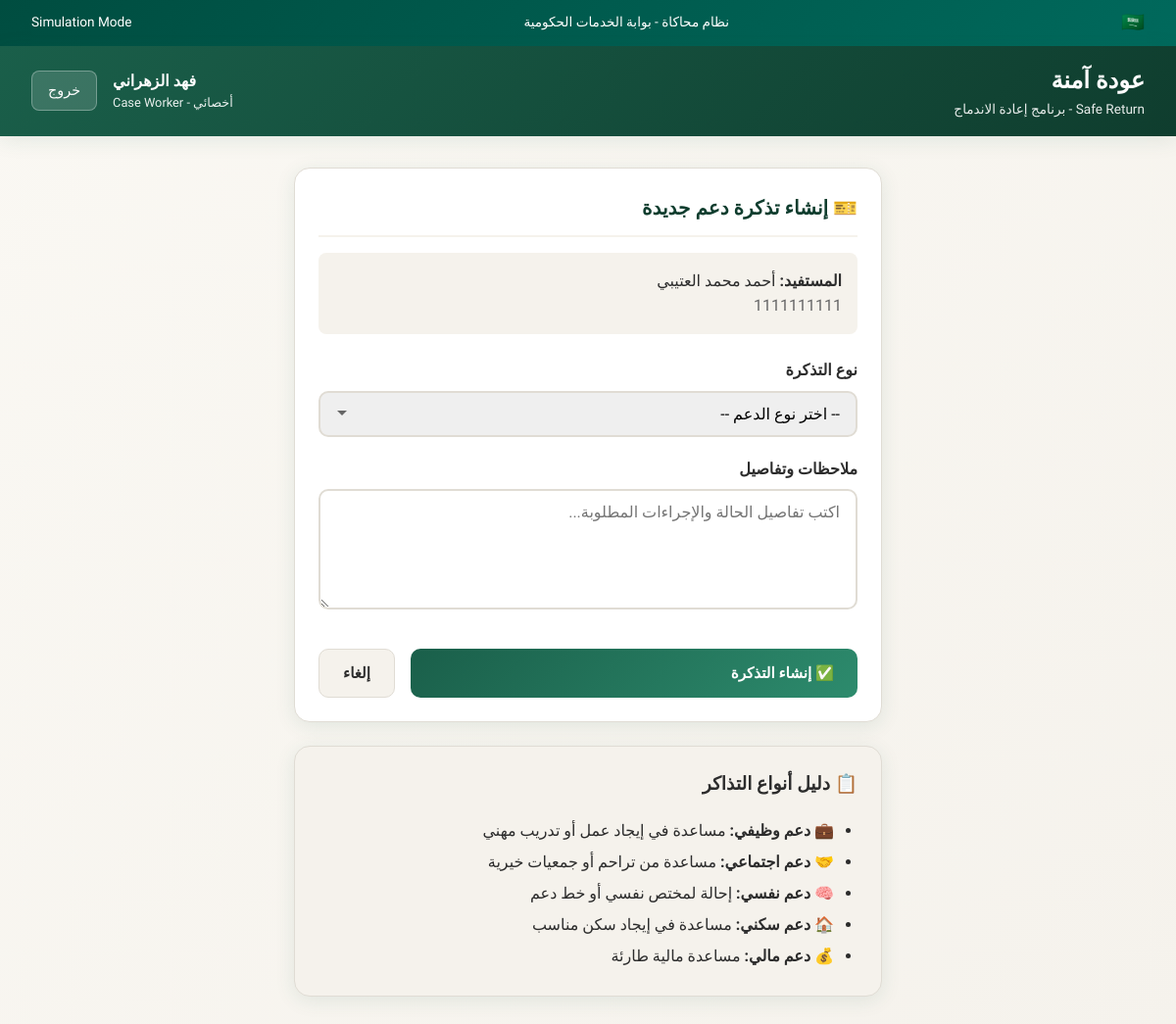
Screenshot of /caseworker/profile/1/ticket/ (signed in) with the database file from the repository.
### core/models.py (models this page shows, shortened)
class User(models.Model):
    ROLE_CHOICES = [
        ('beneficiary', 'مستفيد - Beneficiary'),      # Released person
        ('case_worker', 'أخصائي - Case Worker'),      # Social worker
        ('admin', 'مدير - Admin'),                     # System admin
    ]
    national_id = models.CharField(
        max_length=10,
        unique=True,
        verbose_name='رقم الهوية الوطنية'
    )
    full_name = models.CharField(
        max_length=200,
        verbose_name='الاسم الكامل'
    )
    role = models.CharField(
        max_length=20,
        choices=ROLE_CHOICES,
        default='beneficiary',
        verbose_name='الدور'
    )
    phone = models.CharField(
        max_length=15,
        blank=True,
        verbose_name='رقم الجوال'
    )
    created_at = models.DateTimeField(auto_now_add=True)
    class Meta:
        verbose_name = 'مستخدم'
        verbose_name_plural = 'المستخدمون'

class ReleaseProfile(models.Model):
    RISK_LEVEL_CHOICES = [
        ('green', '🟢 أخضر - Green'),    # Low risk, stable
        ('yellow', '🟡 أصفر - Yellow'),  # Medium risk, needs monitoring
        ('red', '🔴 أحمر - Red'),        # High risk, needs intervention
    ]
    CITY_CHOICES = [
        ('riyadh', 'الرياض'),
        ('jeddah', 'جدة'),
        ('mecca', 'مكة المكرمة'),
        ('medina', 'المدينة المنورة'),
        ('dammam', 'الدمام'),
        ('khobar', 'الخبر'),
        ('taif', 'الطائف'),
        ('tabuk', 'تبوك'),
        ('other', 'أخرى'),
    ]
    user = models.OneToOneField(
        User,
        on_delete=models.CASCADE,
        related_name='release_profile',
        verbose_name='المستخدم'
    )
    release_date = models.DateField(
        verbose_name='تاريخ الإفراج'
    )
    end_of_followup_date = models.DateField(
        verbose_name='تاريخ انتهاء المتابعة'
    )
    risk_level = models.CharField(
        max_length=10,
        choices=RISK_LEVEL_CHOICES,
        default='green',
        verbose_name='مستوى الخطورة'
    )
    city = models.CharField(
        max_length=50,
        choices=CITY_CHOICES,
        default='riyadh',
        verbose_name='المدينة'
    )
    notes = models.TextField(
        blank=True,
        verbose_name='ملاحظات'
    )
    assigned_case_worker = models.ForeignKey(
        User,
        on_delete=models.SET_NULL,
        null=True,
        blank=True,
        related_name='assigned_profiles',
        limit_choices_to={'role': 'case_worker'},
        verbose_name='الأخصائي المسؤول'
    )
    is_completed = models.BooleanField(
        default=False,
        verbose_name='مكتمل'
    )
    created_at = models.DateTimeField(auto_now_add=True)
    updated_at = models.DateTimeField(auto_now=True)
    class Meta:
        verbose_name = 'ملف الإفراج'
        verbose_name_plural = 'ملفات الإفراج'
        ordering = ['-created_at']

### core/views.py (the view, shortened to what this page needs)
# urls.py: path('caseworker/profile/<int:profile_id>/ticket/', views.create_ticket, name='create_ticket'),
def create_ticket(request, profile_id):
    user = get_current_user(request)
    if not user or user.role not in ['case_worker', 'admin']:
        return redirect('login_select')
    profile = get_object_or_404(ReleaseProfile, id=profile_id)
    context = {
        'user': user,
        'profile': profile,
        'ticket_types': SupportTicket.TYPE_CHOICES,
    }
    return render(request, 'core/create_ticket.html', context)

### core/views.py (called while the page is built)
def get_current_user(request):
    user_id = request.session.get('user_id')
    if user_id:
        try:
            return User.objects.get(id=user_id)
        except User.DoesNotExist:
            pass
    return None

### core/templates/core/create_ticket.html (shortened to what this page needs)
{% extends 'core/base.html' %}
{% block content %}
<div style="max-width: 600px; margin: 0 auto;">
    <div class="card">
        <div class="card-header">
            <h2 class="card-title">🎫 إنشاء تذكرة دعم جديدة</h2>
        </div>
        <div style="background: var(--bg-light); padding: 1rem; border-radius: 8px; margin-bottom: 1.5rem;">
            <strong>المستفيد:</strong> {{ profile.user.full_name }}<br>
            <span style="color: var(--text-muted);">{{ profile.user.national_id }}</span>
        </div>
        <form method="post">
            <div class="form-group">
                <label class="form-label">نوع التذكرة</label>
                <select name="ticket_type" class="form-control" required>
                    <option value="">-- اختر نوع الدعم --</option>
                </select>
            </div>
            <div class="form-group">
                <label class="form-label">ملاحظات وتفاصيل</label>
                <textarea name="notes" class="form-control" rows="5"
                          placeholder="اكتب تفاصيل الحالة والإجراءات المطلوبة..."></textarea>
            </div>
            <div style="display: flex; gap: 1rem; margin-top: 2rem;">
                <button type="submit" class="btn btn-primary" style="flex: 1;">
                    ✅ إنشاء التذكرة
                </button>
                <a href="{% url 'profile_detail' profile.id %}" class="btn btn-secondary">
                    إلغاء
                </a>
            </div>
        </form>
    </div>
    <div class="card" style="background: var(--bg-light);">
        <h3 style="margin-bottom: 1rem;">📋 دليل أنواع التذاكر</h3>
        <ul style="padding-right: 1.5rem; line-height: 2;">
            <li><strong>💼 دعم وظيفي:</strong> مساعدة في إيجاد عمل أو تدريب مهني</li>
            <li><strong>🤝 دعم اجتماعي:</strong> مساعدة من تراحم أو جمعيات خيرية</li>
            <li><strong>🧠 دعم نفسي:</strong> إحالة لمختص نفسي أو خط دعم</li>
            <li><strong>🏠 دعم سكني:</strong> مساعدة في إيجاد سكن مناسب</li>
            <li><strong>💰 دعم مالي:</strong> مساعدة مالية طارئة</li>
        </ul>
    </div>
</div>
{% endblock %}

### core/templates/core/base.html (shortened to what this page needs)
<!DOCTYPE html>
<html lang="ar" dir="rtl">
<head>
</head>
<body>
    <div class="absher-banner">
        <span class="saudi-emblem">🇸🇦</span>
        <span>نظام محاكاة - بوابة الخدمات الحكومية</span>
        <span>Simulation Mode</span>
    </div>
    <header class="header">
        <div class="header-logo">
            <div>
                <h1>عودة آمنة</h1>
                <div class="subtitle">Safe Return - برنامج إعادة الاندماج</div>
            </div>
        </div>
        {% if user %}
        <div class="header-user">
            <div class="user-info">
                <div class="user-name">{{ user.full_name }}</div>
                <div class="user-role">{{ user.get_role_display }}</div>
            </div>
            <a href="{% url 'logout' %}" class="btn-logout">خروج</a>
        </div>
        {% endif %}
    </header>
    <main class="main-content">
        {% block content %}{% endblock %}
    </main>
</body>
</html>

### core/templates/core/base.html (style rules this page uses)
:root { --primary: #1a5f4a; --primary-light: #2d8b6d; --primary-dark: #0f3d2e; --secondary: #c9a227; --secondary-light: #e8c84a; --danger: #c0392b; --warning: #f39c12; --success: #27ae60; --bg-cream: #faf8f3; --bg-light: #f5f2ec; --text-dark: #2c2c2c; --text-muted: #666; --border: #e0dcd4; --shadow: rgba(26, 95, 74, 0.1); }
* { margin: 0; padding: 0; box-sizing: border-box; }
body { font-family: 'Tajawal', sans-serif; background: linear-gradient(135deg, var(--bg-cream) 0%, var(--bg-light) 100%); min-height: 100vh; color: var(--text-dark); line-height: 1.6; }
.header { background: linear-gradient(135deg, var(--primary) 0%, var(--primary-dark) 100%); color: white; padding: 1rem 2rem; display: flex; justify-content: space-between; align-items: center; box-shadow: 0 4px 20px var(--shadow); }
.header-logo { display: flex; align-items: center; gap: 1rem; }
.header-logo h1 { font-size: 1.5rem; font-weight: 800; }
.header-logo .subtitle { font-size: 0.85rem; opacity: 0.9; }
.header-user { display: flex; align-items: center; gap: 1rem; }
.header-user .user-info { text-align: left; }
.header-user .user-name { font-weight: 700; }
.header-user .user-role { font-size: 0.8rem; opacity: 0.9; }
.btn-logout { background: rgba(255,255,255,0.15); color: white; border: 1px solid rgba(255,255,255,0.3); padding: 0.5rem 1rem; border-radius: 8px; cursor: pointer; font-family: inherit; font-size: 0.9rem; transition: all 0.2s; text-decoration: none; }
.main-content { max-width: 1400px; margin: 0 auto; padding: 2rem; }
.card { background: white; border-radius: 16px; box-shadow: 0 4px 20px var(--shadow); padding: 1.5rem; margin-bottom: 1.5rem; border: 1px solid var(--border); }
.card-header { display: flex; justify-content: space-between; align-items: center; margin-bottom: 1rem; padding-bottom: 0.75rem; border-bottom: 2px solid var(--bg-light); }
.card-title { font-size: 1.25rem; font-weight: 700; color: var(--primary-dark); }
.btn { display: inline-flex; align-items: center; gap: 0.5rem; padding: 0.75rem 1.5rem; border-radius: 10px; font-family: inherit; font-size: 0.95rem; font-weight: 600; cursor: pointer; transition: all 0.2s; text-decoration: none; border: none; }
.btn-primary { background: linear-gradient(135deg, var(--primary) 0%, var(--primary-light) 100%); color: white; }
.btn-secondary { background: var(--bg-light); color: var(--text-dark); border: 1px solid var(--border); }
.form-group { margin-bottom: 1.25rem; }
.form-label { display: block; margin-bottom: 0.5rem; font-weight: 600; color: var(--text-dark); }
.form-control { width: 100%; padding: 0.75rem 1rem; border: 2px solid var(--border); border-radius: 10px; font-family: inherit; font-size: 1rem; transition: border-color 0.2s; }
select.form-control { appearance: none; background-repeat: no-repeat; background-position: left 1rem center; padding-left: 2.5rem; }
textarea.form-control { resize: vertical; min-height: 100px; }
.absher-banner { background: linear-gradient(135deg, #004d40 0%, #00695c 100%); color: white; padding: 0.5rem 2rem; font-size: 0.85rem; display: flex; justify-content: space-between; align-items: center; }
.absher-banner .saudi-emblem { font-size: 1.2rem; }

### rows the page displays
User: full_name "فهد الزهراني", role "أخصائي - Case Worker"
ReleaseProfile: user.full_name "أحمد محمد العتيبي", user.national_id "1111111111"
